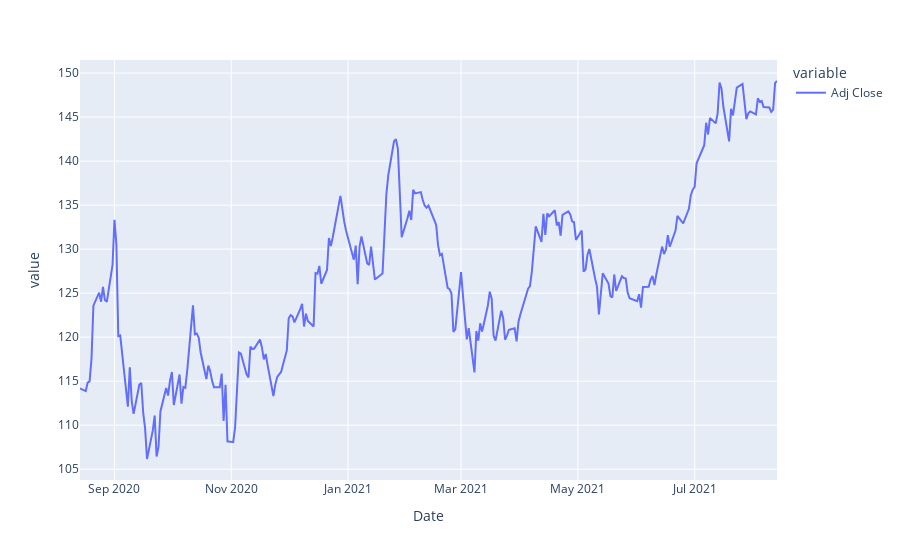

Notebook source saved alongside this figure:
### Code cell
#volume of stock been traded each day
fig = AAPL["Adj Close"]
px.line(fig)

### Figure 1 — Plotly figure (JSON) as saved in the notebook; plotly's stock layout.template omitted (floating-point values rounded to 4 significant figures; data arrays with more than 128 entries replaced by an {"elided": "..."} marker saying what was removed)
{"data": [{"hovertemplate": "variable=Adj Close<br>Date=%{x}<br>value=%{y}<extra></extra>", "legendgroup": "Adj Close", "line": {"color": "#636efa", "dash": "solid"}, "mode": "lines", "name": "Adj Close", "orientation": "v", "showlegend": true, "type": "scatter", "x": {"elided": "252 str values"}, "xaxis": "x", "y": {"elided": "252 float values"}, "yaxis": "y"}], "layout": {"legend": {"title": {"text": "variable"}, "tracegroupgap": 0}, "margin": {"t": 60}, "xaxis": {"anchor": "y", "domain": [0, 1], "title": {"text": "Date"}}, "yaxis": {"anchor": "x", "domain": [0, 1], "title": {"text": "value"}}}}
